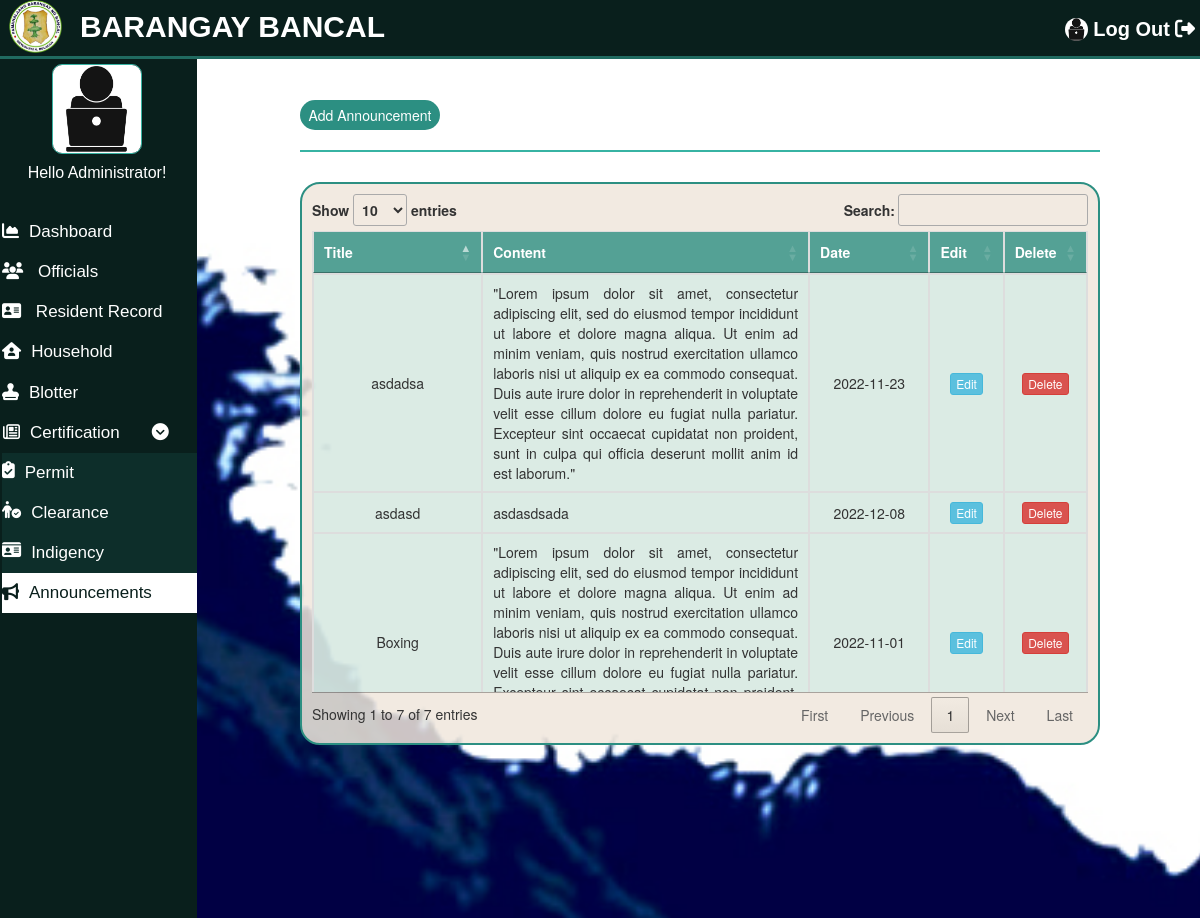
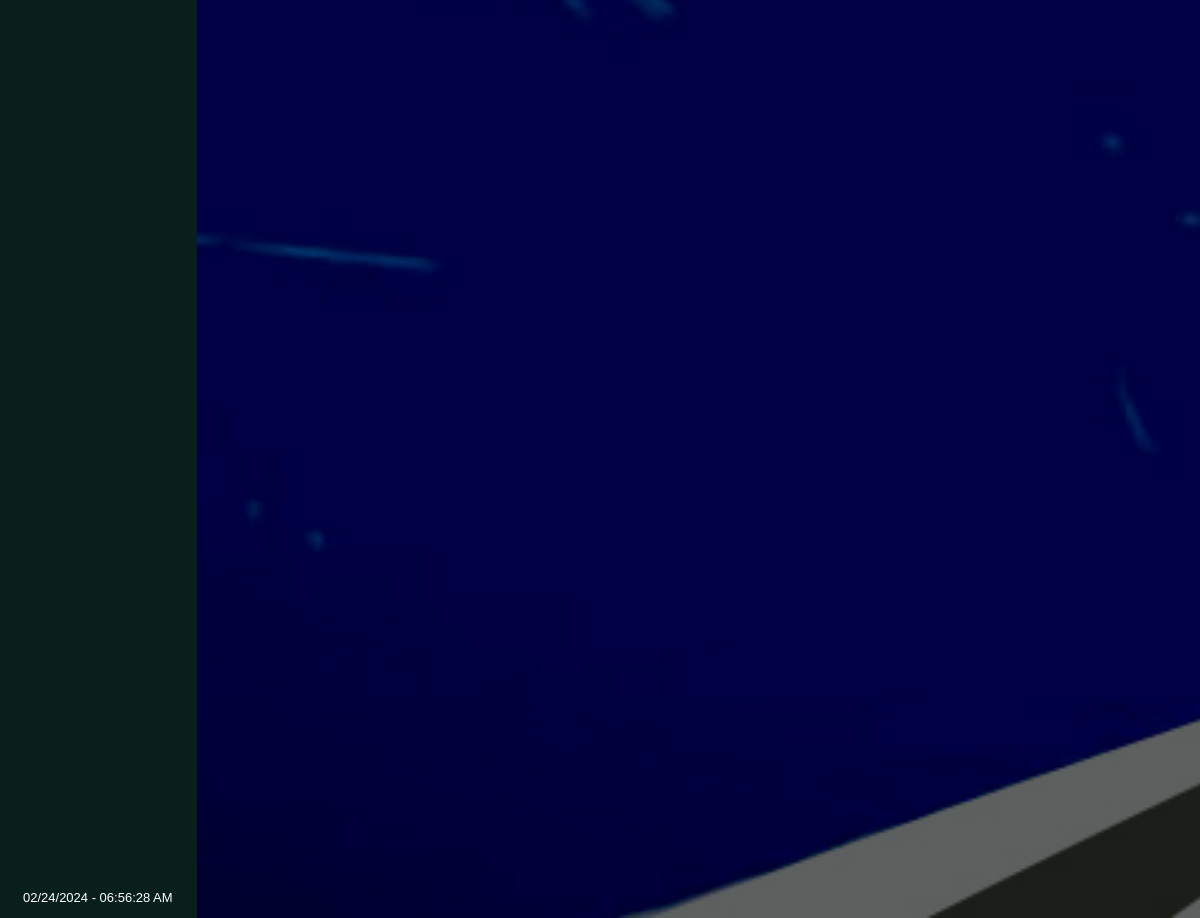
The page /pages/Announcement/Announcement.php (signed in) on the database its author committed (2 pictures, top to bottom).
### tables this page shows
CREATE TABLE `tblannouncements` (
  `id` int(11) NOT NULL,
  `title` varchar(100) NOT NULL,
  `date` date NOT NULL,
  `content` varchar(1000) NOT NULL
);

### pages/Announcement/Announcement.php (the view, shortened to what this page needs)
<?php
include "config.php";
if(empty($_SESSION['adminid']))
{
    header('Location:../LoginPage/LoginPage.php');
}
else
{
?>
<!DOCTYPE html>
<html lang="en">
<head>
    <link rel="stylesheet" href="../../css/Announcement.css">
    <link rel="stylesheet" href="https://cdnjs.cloudflare.com/ajax/libs/font-awesome/6.2.0/css/all.min.css">
    <link rel="stylesheet" href="https://cdnjs.cloudflare.com/ajax/libs/twitter-bootstrap/3.3.7/css/bootstrap.min.css" />
    <link rel="stylesheet" href="https://cdn.datatables.net/1.12.1/css/jquery.dataTables.min.css" />
</head>
<body>
<div id="navbar" class="navbar-font">
      <a href="../logout_admin.php" id="admin-nav"  ><img src="../../images/admin.png" alt="default profile" id="navbar-pic" >Log Out<i class="fa-solid fa-right-from-bracket" style="margin-left: 5px;"></i></a>
      <a href="../Dashboard/Dashboard.php">
    <img src="../../images/bmsLogo.png" alt="bmsLogo" id="bmsLogo" class="w3-bar-item">
        <h4 id="name">BARANGAY BANCAL </h4> </a>
    </div>
    <div id="sidebar" class="sidebar-font">
    <img src="../../images/admin.png" alt="default profile" id="sidebar-pic" >
        <h4 id="hello">Hello Administrator!</h4>
        <a href="../Dashboard/Dashboard.php" class="dashboard"><i class="fa-solid fa-chart-area"></i>Dashboard</a>
        <a href="../Officials/Officials.php" class="officials "><i class="fa-solid fa-users"></i> Officials</a>
        <a href="../Residentrecord/Residentrecord.php" class="residentrecord"><i class="fa fa-address-card"></i> Resident Record</a>
        <a href="../Household/Household.php" class="household"><i class="fa-solid fa-house-user"></i>Household</a>
        <a href="../Blotter/Blotter.php" class="blotter "><i class="fa-solid fa-stamp"></i>Blotter</a>
        <button class="certs"><i class="fa-regular fa-newspaper"></i>Certification<i class="fa-solid fa-circle-chevron-down" style="margin-left: 32px;"></i></button>
        <div id="certs">
        <a href="../Certificates/Certificates.php" class="certs"><i class="fa-solid fa-clipboard-check"></i>Permit</a>
        <a href="../Clearance/Clearance.php" class="certs"><i class="fa-solid fa-person-circle-check"></i>Clearance</a>
        <a href="../Indigency/Indigency.php" class="certs"><i class="fa-solid fa-id-card"></i>Indigency</a>
        </div>
        <a href="../Announcement/Announcement.php" class="announcement active"><i class="fa-solid fa-bullhorn"></i>Announcements</a>
        <span id='ct7'  style="color: white;
                               font-size: 13px;
                               position:fixed;
                               bottom:10px;
                               left: 23px;
                               "></span>
    </div>
    <div class="main">
    <button type="submit" id="btn-submit" onclick="openForm()">Add Announcement</button>
    <hr style="border: 1px solid #37B3A3;">
<br/>
<div class="table-responsive text-nowrap" id="table">
<table id="example" class="table table-bordered table-hover " style="width:100%">
  <thead>
    <th width="200px" >Title</th>
    <th width="600px">Content</th>
    <th width="120px" >Date</th>
    <th width="50px" >Edit</th>
    <th width="50px" >Delete</th>
  </thead>
  <tbody >
  <?php
                $sql = "SELECT * FROM `tblannouncements`";
                $result = mysqli_query($conn, $sql);
                while ($row = mysqli_fetch_assoc($result)) {
                  ?>
                  <tr class="text-center" >
                    <td><?php echo $row['title'] ?></td>
                    <td class="text-justify"><div style="word-wrap: break-word; white-space: normal !important; "><?php echo $row['content'] ?></div></td>
                    <td><?php echo $row['date'] ?></td>
                    <td>
                    <form action="edit.php" method="post">
                    <input type="submit" class='btn btn-info btn-xs btn-update' name="edit" value="Edit">
                    </td>
                   <form action="delete.php" method="post">
                    <td>
                    <input type="submit" class='btn btn-danger btn-xs btn-delete' name="delete" value="Delete">
                    </td>
                    </form>
                </tr>
                <?php
                }
              ?>
  </tbody>
</table>
</div>
    </div>
</body>
</html>
<?php
}
?>

### css/Announcement.css (style rules this page uses)
body { height: 100%; width: 100%; background-image: url("../images/009.jpg"); background-size: cover; background-repeat: no-repeat; background-attachment: fixed; overflow: hidden; }
#sidebar { background-color: #091f1c; margin: 0; width: 200px; position: fixed; top: 59px; left: -3px; height: 100%; overflow: auto; z-index: 1; }
.navbar-font { font-family: "Century Gothic", CenturyGothic, AppleGothic, sans-serif; font-size: 20px; }
.sidebar-font { font-family: "Century Gothic", CenturyGothic, AppleGothic, sans-serif; font-size: 10px; }
#navbar { max-width: 100%; border-bottom: 3px solid #206a60; position: fixed; left: 0; width: 100%; height: 59px; text-align: right; background-color:#091f1c; top: 0; z-index: 1; }
#name { position: fixed; top: 0px; left: 80px; font-size: 30px; font-weight: 800; color: white; }
#admin-nav { position: relative; top: 15px; right: 5px; font-weight: 800; text-decoration: none; color: white; }
#bmsLogo { height: 55px; width: 55px; position: fixed; top: -1px; left: 8px; }
#sidebar a { text-decoration: none; color: white; display: block; font-size: 17px; margin-left: 5px; padding-top: 8px; padding-bottom: 8px; }
#sidebar i { margin-right: 10px; }
#sidebar a.active { background-color: white; color:#091f1c; }
#hello { text-align: center; font-size: 16px; font-weight: 200; color: white; margin-bottom: 30px; }
.certs { background-color: #091f1c; color: white; border: none; font-size: 17px; height: 40px; width: 100%; text-align: left; }
#certs a { background-color: #0d2e2a; display: flex; }
body { display: grid; overflow: hidden; grid-template-columns: 200px 1fr; grid-template-areas: "header header" "sidebar main" "sidebar footer"; }
.main { grid-area: main; padding: 100px; overflow-x: auto; }
#btn-submit { height: 30px; border-radius: 20px; background-color: #2C8F82; border: none; color: white; width: 140px; }
#table { position: relative; top: -60px; border: 2px solid #2C8F82; padding: 10px; background-color: rgba(240, 231, 220,0.85); border-radius: 20px; }
#table thead { background-color: rgba(44, 143, 130,0.8); color: white; }
#table td { background-color: rgba(195, 236, 231,0.5); }
#sidebar-pic { display: block; margin-left: auto; margin-right: auto; margin-top: 5px; width: 90px; height: 90px; border: 1px solid #37B3A3 ; border-radius: 10px ; }
#navbar-pic { width: 23px; height: 23px; border-radius: 75px; margin-right: 5px; margin-bottom: 3px; }
@media only screen and (min-width: 768px) { body { zoom: 100%; } }
@media only screen and (min-width: 1080px) { body { zoom: 125%; } }
@media only screen and (min-width: 990px) { body { zoom: 100%; } }

### rows shown on the page
tblannouncements: title "Boxing", content "\"Lorem ipsum dolor sit amet, consectetur adipiscing elit, sed do eiusmod tempor incididunt ut labore et dolore magna aliqua. Ut enim ad minim veniam, quis nostrud exercitation ullamco laboris nisi ut aliquip ex ea commodo consequat. Duis aute irure dolor in reprehenderit in voluptate velit esse cillum dolore eu fugiat nulla pariatur.…", date "2022-11-01"
tblannouncements: title "asdadsa", content "\"Lorem ipsum dolor sit amet, consectetur adipiscing elit, sed do eiusmod tempor incididunt ut labore et dolore magna aliqua. Ut enim ad minim veniam, quis nostrud exercitation ullamco laboris nisi ut aliquip ex ea commodo consequat. Duis aute irure dolor in reprehenderit in voluptate velit esse cillum dolore eu fugiat nulla pariatur. Excepteur sint occaecat cupidatat non proident, sunt in culpa qui officia deserunt mollit anim id est laborum.\"", date "2022-11-23"
tblannouncements: title "asdasd", content "asdasdsada", date "2022-12-08"
